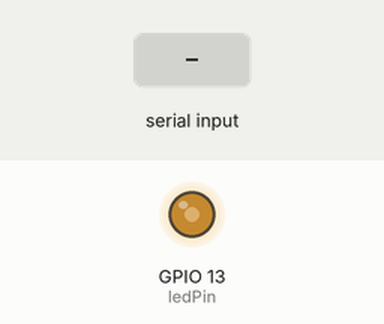
The sketch below on a simulated ESP32. Shown: output pins drawn as LEDs (lit = HIGH). Inputs (shaded band) come from the test bench. What the sketch prints to the serial monitor is not drawn.

Above: at 1.2 s.
1.3 s: "?\n" received over Serial
2.8 s: "ref?\n" received over Serial
4.3 s: "setref\n" received over Serial
Timing chart, 0 to 7.3 s (numbered marks = the images above; inputs shaded):
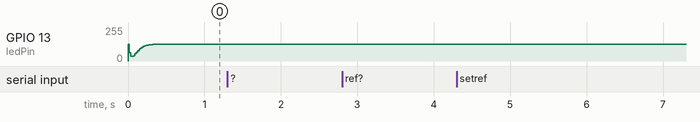

Measured:
- after the input at 1.3 s, every drawn part: stays the same
- after the input at 2.8 s, every drawn part: stays the same
- after the input at 4.3 s, every drawn part: stays the same

The sketch:

OLController.ino
```cpp
/*
* TITLE:	Teensy Teeter Openloop Controller
* AUTHOR:	Zack Goyetche
* DATE:		11/10/2015
*/

/**********************************/
/*********GLOBAL VARIABLES*********/
/**********************************/

/*Variables to handle serial commands*/
//-------------------------------------
String inputString = "";
char ar_userInput[32];
float fl_userInput = 0;
char incomingByte;
boolean stringComplete;
boolean boolSetDAC;
int dacWrite = 0;
int ledPin = 13;

/*Variables for difference equation (OL)*/
//----------------------------------------
float a = 1;		// coefficient for x(n)
float a1 = -1.892;	// coefficient for x(n-1)
float a2 = 0.9876;	// coefficient for x(n-2)

float x = 0;
float x_1 = 0;
float x_2 = 0;

float b1 = 1.38;	// coefficient for y(n-1)
float b2 = -0.4761;	// coefficient for y(n-2)

float y_new = 0.0;
float y_1 = 0.0;
float y_2 = 0.0;

float unityK = 1.0004; // gain factor for unity

/*Variables for DAC/ADC*/
//-----------------------
float refVolt = 0.0;	// reference signal in volts
float refPos = 0.0;		// reference signal in millimeters

void setup()
{
  analogWriteResolution(12);
  Serial.begin(9600);
  pinMode(ledPin, OUTPUT);
  digitalWrite(ledPin,HIGH);
}

void loop()
{
  USB();
  y_new = DiffEqn(refPos);
  if(y_new >= 0 && y_new <= 3.3)
    analogWrite(A14, y_new*4096/3.3);
  x_2 = x_1;		// x(n-2)
  x_1 = refVolt;	// x(n-1)
  y_2 = y_1;		// y(n-2)
  y_1 = y_new;		// y(n-1)
  delayMicroseconds(18000);
}

float DiffEqn(float ref)
{
  float y_new1;
  refVolt = -ref/2.7399 + 1.65;
  y_new1 = (unityK*(a*refVolt + a1*x_1 + a2*x_2) + b1*y_1 + b2*y_2);
  return y_new1;
}

void USB(void)
{
   //serial_menu();
   while (Serial.available() > 0)              // Scan serial port for activity
   {
     serial_accum();
   }
   if (stringComplete == true)                 // Checks to see if we have completed text
   {
     serial_commands();                        // Go To serial commands sub
     reset_serial();                           // Reset data once I am done doing something with it
   }
}

void serial_accum(void) // This function accumulated Serial input data for reading back
{
  char inChar = (char)Serial.read();                                           // Flush serial data into variable inChar

  if (inChar == 8 && inputString.length() > 0)                                 // Check for backspace
  {
     Serial.write(inChar);                                                     // Echo Data Back to serial port
     Serial.write(" ");                                                        // Echo Blank Data Back To Serial Port
     Serial.write(8);                                                          // Echo backspace Back To Serial Port
     inputString = inputString.substring(0, inputString.length() - 1);         // Subtract character from string object
  }
  if (inChar == 13)                                                            // Check for line feed
  {
    Serial.write(inChar);                                                      // Echo Data Back to serial port
    Serial.write(char(13));                                                    // Write a line feed and set stringComplete to true
    stringComplete = true;                                                     // stringComplete becomes True
  }
  if (inChar == 10)                                                            // Check for line feed
  {
    stringComplete = true;                                                     // stringComplete becomes True
  }
  if (inChar != 10 && inChar != 8 && inChar != 13)                             // If both carriage return and backspace weren't pressed then do the following
  {
    Serial.write(inChar);                                                      // Echo Data Back to serial port
    inputString += inChar;                                                     // Accumulate Data into inputString
  }
}

void reset_serial(void) // Clear Serial output with prompt
{
   inputString = "";   // clear the string:
   stringComplete = false;                                                     // Reset
}

void serial_menu(void)//Main Serial Menu
{
  Serial.println("");
  Serial.println(" ________________________________________________________  ");
  Serial.println("|********************************************************|");
  Serial.println("|******************** OL CONTROLLER! ********************|");
  Serial.println("|********************************************************|");
  Serial.println("| ?            = Display available commands.             |");
  Serial.println("| ref?         = Display the current reference point.    |");
  Serial.println("| SetRef       = Set a new reference point.              |");
  Serial.println("|                                                        |");
  Serial.println("|________________________________________________________|");
  Serial.println("");
}

void serial_commands(void)		//Check serial command inputs
{
  inputString.toLowerCase();	// Converts the inputString to lowercase - easier to handle in if then statements

  char setpoint_string[32];
  inputString.toCharArray(setpoint_string,32);

  if(inputString == "?")
  {
    serial_menu();				// Displays Menu Commands
  }

  if(inputString == "ref?")
  {
    Serial.println("");
    Serial.print("The DAC is set to: ");
    Serial.println(refVolt);
  }

  if(inputString == "setref")
  {
    reset_serial();
    Serial.println("");
    Serial.print("Enter a position between -4.0mm and 4.3mm: ");
    setDacRoutine();
  }
}

void setDacRoutine(void)
{
  boolSetDAC = false;
    while(boolSetDAC == false)
    {
      while (Serial.available() > 0)	// Scan serial port for activity
      {
        serial_accum();
      }
      if(stringComplete == true)		// Checks to see if we have completed text
      {
        inputString.toCharArray(ar_userInput,32);
        fl_userInput = atof(ar_userInput);
        if(fl_userInput >= -4.7285 && fl_userInput <= 4.3131)
        {
          refPos = fl_userInput;
          Serial.println("");
          boolSetDAC = true;
        }
        else
        {
          Serial.println("");
          Serial.println("Invalid input...!");
          Serial.print("Enter a position between -4.0mm and 4.3mm: ");
          reset_serial();
        }
      }
   }
}
```
